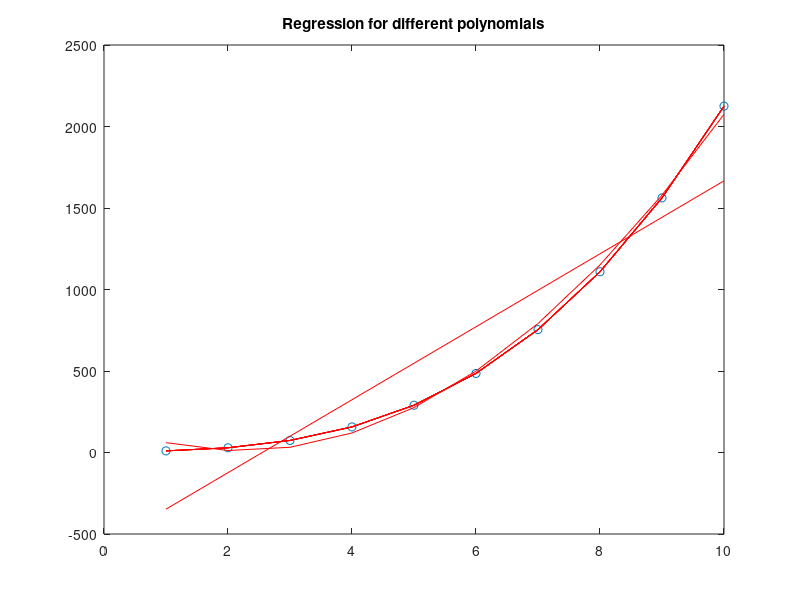
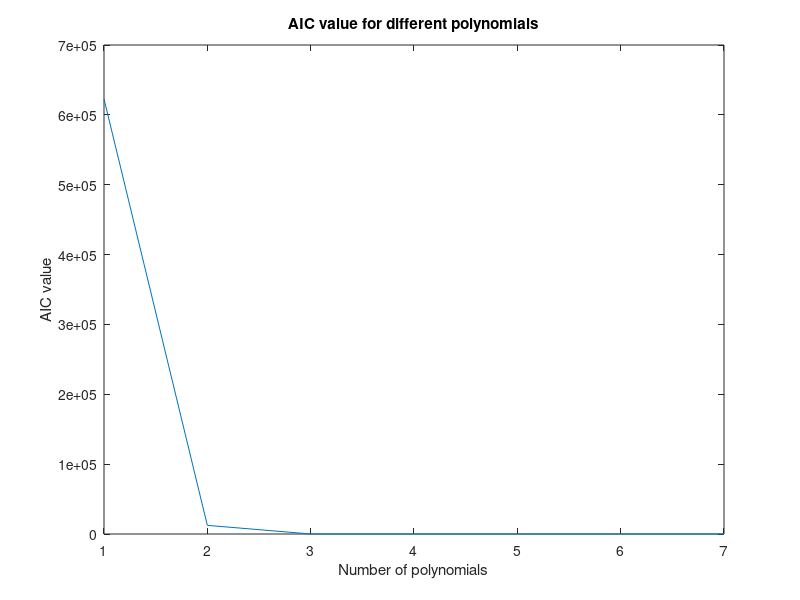
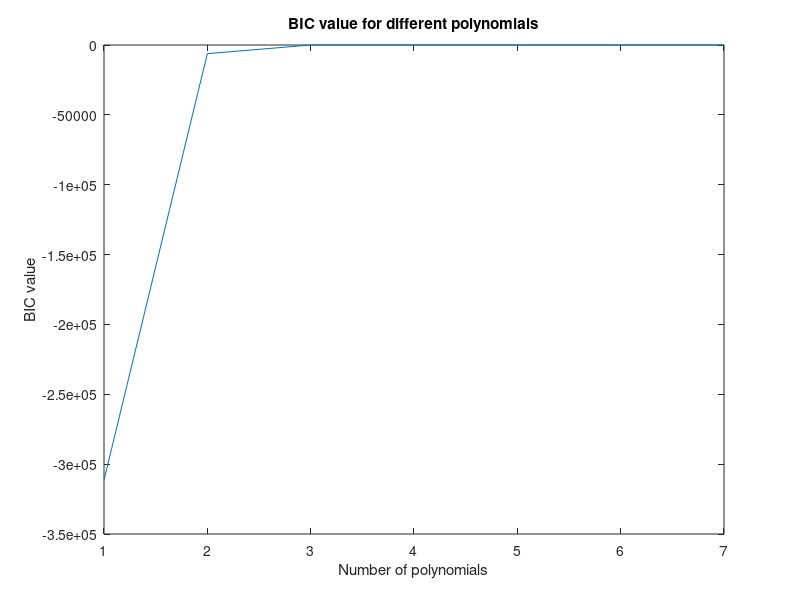

These charts were generated, in order, by the following MATLAB code:
clc;
clear all;
close all;

data = zeros(10, 2);
data(:, 1) = 1:10;
data(:, 2) = 5 + 2*data(:,1) + data(:, 1).^2 + 2*(data(:, 1).^3)
data
plot(data(:, 1), data(:, 2), 'o');
title('Regression for different polynomials');

aic = zeros(1,7);
bic = zeros(1,7);

for par = 1:7

    hold on;
    p = polyfit(data(:, 1), data(:, 2), par);
    output = polyval(p, data(:, 1));
    plot(data(:, 1), output, 'r');
    
    error = abs(output - data(:, 2));
    error = error.^2;
    temp = sum(error);
    
    ll = -(5)*1.83737 -(temp)/2;
    
    aic(par) = -2*ll + 2*par;
    bic(par) = ll - (1/2)*par*log(10);
end

figure(2);
plot(1:7, aic);
title('AIC value for different polynomials');
xlabel('Number of polynomials');
ylabel('AIC value');
[~,aicmin] = min(aic);
aicmin
[~,bicmin] = min(aic);
bicmin
figure(3);
plot(1:7, bic);
title('BIC value for different polynomials');
xlabel('Number of polynomials');
ylabel('BIC value');